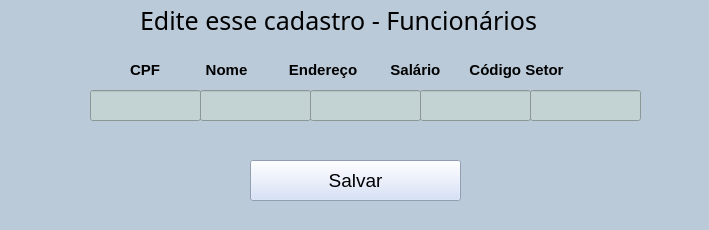
<?xml version="1.0" encoding="UTF-8"?>
<ui version="4.0">
 <class>MainWindow</class>
 <widget class="QMainWindow" name="MainWindow">
  <property name="geometry">
   <rect>
    <x>0</x>
    <y>0</y>
    <width>709</width>
    <height>230</height>
   </rect>
  </property>
  <property name="windowTitle">
   <string>MainWindow</string>
  </property>
  <property name="styleSheet">
   <string notr="true">background-color: rgb(186, 202, 217);</string>
  </property>
  <widget class="QWidget" name="centralwidget">
   <widget class="QLabel" name="label_2">
    <property name="geometry">
     <rect>
      <x>130</x>
      <y>60</y>
      <width>631</width>
      <height>20</height>
     </rect>
    </property>
    <property name="font">
     <font>
      <family>MS UI Gothic</family>
      <pointsize>11</pointsize>
      <weight>75</weight>
      <bold>true</bold>
     </font>
    </property>
    <property name="text">
     <string>CPF           Nome          Endereço        Salário       Código Setor</string>
    </property>
   </widget>
   <widget class="QLineEdit" name="lineEdit_3">
    <property name="geometry">
     <rect>
      <x>310</x>
      <y>90</y>
      <width>111</width>
      <height>31</height>
     </rect>
    </property>
    <property name="styleSheet">
     <string notr="true">background-color: rgb(195, 210, 210);</string>
    </property>
   </widget>
   <widget class="QPushButton" name="pushButton">
    <property name="geometry">
     <rect>
      <x>250</x>
      <y>160</y>
      <width>211</width>
      <height>41</height>
     </rect>
    </property>
    <property name="font">
     <font>
      <family>MS UI Gothic</family>
      <pointsize>14</pointsize>
     </font>
    </property>
    <property name="styleSheet">
     <string notr="true">
background-color: rgb(206, 220, 248);</string>
    </property>
    <property name="text">
     <string>Salvar</string>
    </property>
   </widget>
   <widget class="QLabel" name="label">
    <property name="geometry">
     <rect>
      <x>140</x>
      <y>10</y>
      <width>451</width>
      <height>21</height>
     </rect>
    </property>
    <property name="font">
     <font>
      <family>MS Gothic</family>
      <pointsize>19</pointsize>
     </font>
    </property>
    <property name="text">
     <string>Edite esse cadastro - Funcionários</string>
    </property>
   </widget>
   <widget class="QLineEdit" name="lineEdit_4">
    <property name="geometry">
     <rect>
      <x>420</x>
      <y>90</y>
      <width>111</width>
      <height>31</height>
     </rect>
    </property>
    <property name="styleSheet">
     <string notr="true">background-color: rgb(195, 210, 210);</string>
    </property>
   </widget>
   <widget class="QLineEdit" name="lineEdit">
    <property name="geometry">
     <rect>
      <x>90</x>
      <y>90</y>
      <width>111</width>
      <height>31</height>
     </rect>
    </property>
    <property name="styleSheet">
     <string notr="true">background-color: rgb(195, 210, 210);</string>
    </property>
   </widget>
   <widget class="QLineEdit" name="lineEdit_2">
    <property name="geometry">
     <rect>
      <x>200</x>
      <y>90</y>
      <width>111</width>
      <height>31</height>
     </rect>
    </property>
    <property name="styleSheet">
     <string notr="true">background-color: rgb(195, 210, 210);</string>
    </property>
   </widget>
   <widget class="QLineEdit" name="lineEdit_5">
    <property name="geometry">
     <rect>
      <x>530</x>
      <y>90</y>
      <width>111</width>
      <height>31</height>
     </rect>
    </property>
    <property name="styleSheet">
     <string notr="true">background-color: rgb(195, 210, 210);</string>
    </property>
   </widget>
  </widget>
  <widget class="QStatusBar" name="statusbar"/>
 </widget>
 <resources/>
 <connections/>
</ui>
